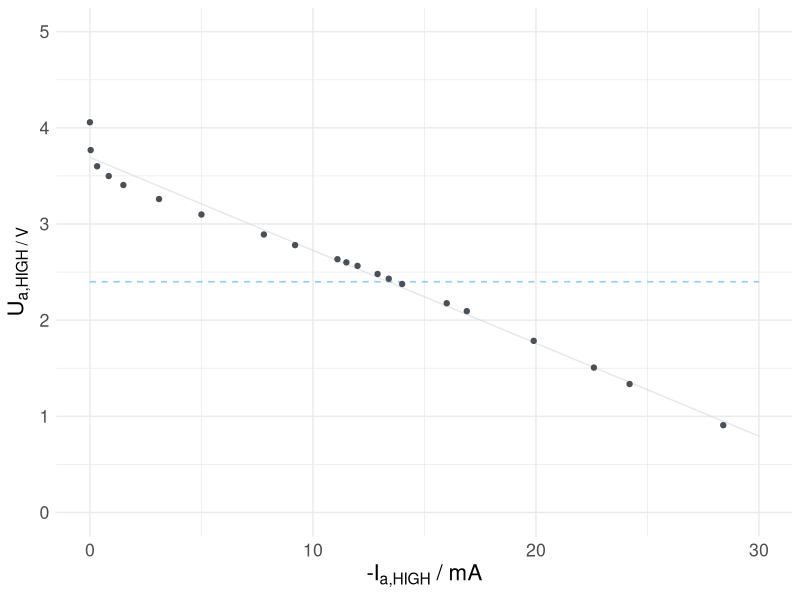

Here is the R script that generated this plot:
library(ggplot2)

width  <- 10
height <- 0.618 * width

outputName <- "SN7400_Ausgangskennlinie_high.pdf"

data <- read.csv("daten_aus_high.csv")

data$iahigh <- -data$iahigh

model <- lm(uahigh~iahigh, data=data)



summary(model)

modelFun <- function(i) {

    -0.096639 * i + 3.692579

}


ylabel <- bquote("U"["a,HIGH"~"/ V"])
xlabel <- bquote("-I"["a,HIGH"]~"/ mA")
ylims   <- c(0, 5)

pointcolor <- "#495057" # gray7
curvecolor <- "#ced4da7f" # gray4
linecolor  <- "#74c0fc0f"

p <- ggplot(data = data, aes(x = iahigh, y=uahigh)) +
    theme_minimal() +
    scale_y_continuous(limits = ylims) +
    ylab( ylabel ) +
    xlab( xlabel ) +

    theme(text = element_text(size=16)) +

    geom_segment( aes(x = 0, y=2.4, xend = 30, yend=2.4), color = linecolor, linetype=2 ) +

    stat_function(fun = modelFun, color=curvecolor, n=4000) +
    geom_point( color=pointcolor )

pdf(outputName, width, height)
p
